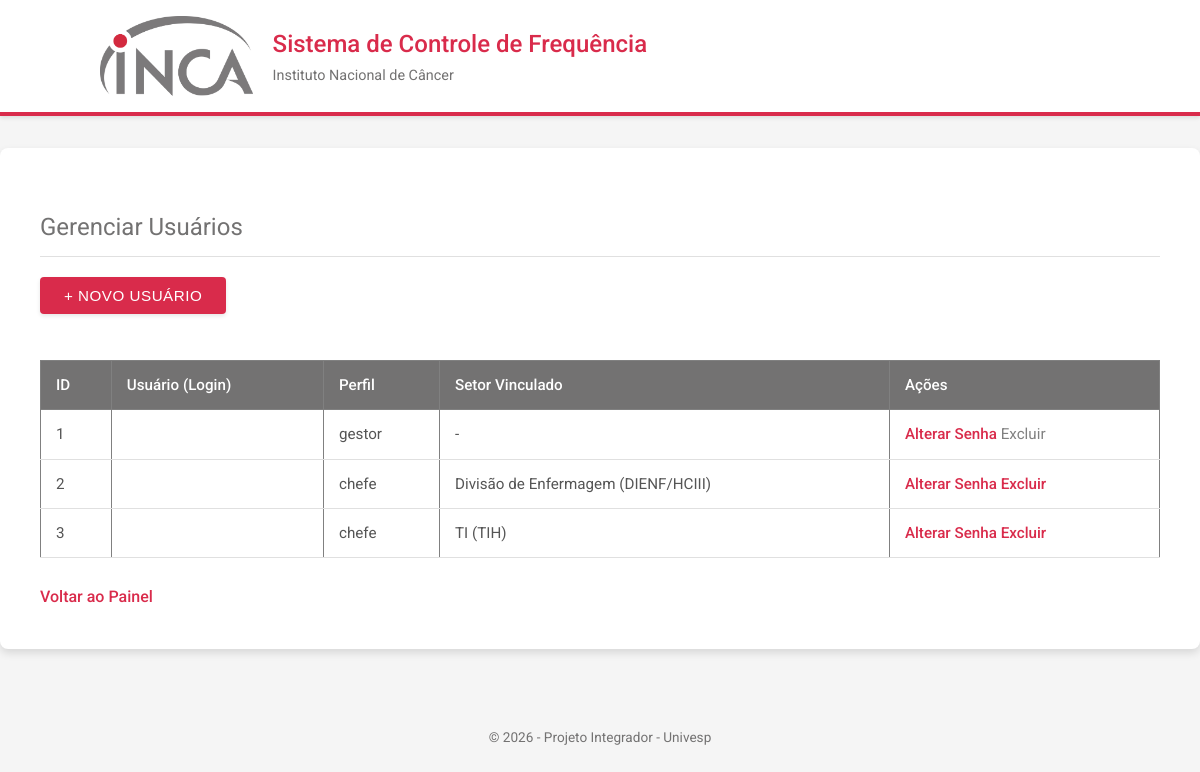
The app's page /usuarios (signed in) with its own data.
### app.py (models this page shows, shortened)
class Usuario(UserMixin,db.Model):
    id = db.Column(db.Integer, primary_key=True)
    nome_usuario = db.Column(db.String(80), unique=True, nullable=False)
    senha = db.Column(db.String(120), nullable=False) # Usar hash num projeto real
    perfil = db.Column(db.String(50), nullable=False) # Chefia ou Consolidador
    setor_id = db.Column(db.Integer, db.ForeignKey('setor.id'), nullable=True)
    setor_vinculado = db.relationship('Setor', backref='usuarios_gestores')

class Setor(db.Model):
    id = db.Column(db.Integer, primary_key=True)
    nome = db.Column(db.String(100), nullable=False)
    sigla = db.Column(db.String(50))
    chefia_nome = db.Column(db.String(100))
    chefia_matricula = db.Column(db.String(50))
    funcionarios = db.relationship('Funcionario', backref='setor', lazy=True)

### app.py (the view)
@app.route('/usuarios')
@login_required
def listar_usuarios():
    if current_user.perfil != 'gestor':
        flash('Acesso negado.')
        return redirect(url_for('dashboard'))
    lista = Usuario.query.all()
    return render_template('lista_usuarios.html', usuarios=lista)

### app.py (called while the page is built)
@login_manager.user_loader
def load_user(user_id):
    return Usuario.query.get(int(user_id))

### templates/lista_usuarios.html (shortened to what this page needs)
{% extends "base.html" %}
{% block content %}
    <h2>Gerenciar Usuários</h2>
    <a href="{{ url_for('novo_usuario') }}"><button>+ Novo Usuário</button></a>
    <br><br>
    <table border="1" style="width: 100%; border-collapse: collapse;">
        <thead>
            <tr style="background-color: #f2f2f2;">
                <th>ID</th>
                <th>Usuário (Login)</th>
                <th>Perfil</th>
                <th>Setor Vinculado</th>
                <th>Ações</th>
            </tr>
        </thead>
        <tbody>
            {% for u in usuarios %}
            <tr>
                <td>{{ u.id }}</td>
                <td>{{ u.nome_usuaroi }}</td>
                <td>{{ u.perfil }}</td>
                <td>
                    {% if u.setor_vinculado %}
                        {{ u.setor_vinculado.nome}} ({{ u.setor_vinculado.sigla }})
                    {% else %}
                        -
                    {% endif %}
                </td>
                <td>
                    <a href="{{ url_for('admin_alterar_senha', id=u.id) }}">Alterar Senha</a>
                    {% if u.id != current_user.id %}
                        <a href="{{ url_for('excluir_usuario', id=u.id) }}" onclick="return confirm ('Tem certeza que deseja excluir este usuário? A ação não pode ser desfeita.')">Excluir</a>
                    {% else %}
                        <span style="color: grey;">Excluir</span>
                    {% endif %}
                </td>
            </tr>
            {% endfor %}
        </tbody>
    </table>
    <br><a href="{{ url_for('dashboard') }}">Voltar ao Painel</a>
{% endblock %}

### templates/base.html (shortened to what this page needs)
<!DOCTYPE html>
<html lang="pt-br">
<head>
     <link rel="stylesheet" href="{{ url_for('static', filename='style.css')}}">
</head>
<body>
    <header>
        <div class="container header-content">
            <img src="{{ url_for('static', filename='logo_inca.jpg') }}" alt="Logo INCA" class="logo">
            <div class="header-titles">
                <h1>Sistema de Controle de Frequência</h1>
                <p>Instituto Nacional de Câncer</p>
            </div>
        </div>
    </header>
    <main>
         {% block content %}{% endblock %}
    </main>
    <footer>
        <p>&copy; 2026 - Projeto Integrador - Univesp</p>
    </footer>
</body>
</html>

### static/style.css (style rules this page uses)
:root { --primary-color: #D92B4B; --primary-hover: #b0233d; --secondary-color: #737272; --background-color: #f5f5f5; --card-bg: #ffffff; --text-color: #333333; --border-color: #e0e0e0; --shadow-sm: 0 2px 4px rgba(0,0,0,0.1); --shadow-md: 0 4px 8px rgba(0,0,0,0.12); }
body { font-family: 'Roboto', sans-serif; background-color: var(--background-color); color: var(--text-color); margin: 0; padding: 0; line-height: 1.6; }
.container { max-width: 1000px; margin: 0 auto; padding: 0 20px; }
header { background-color: var(--card-bg); border-bottom: 4px solid var(--primary-color); padding: 1rem 0; box-shadow: var(--shadow-sm); margin-bottom: 2rem; }
.header-content { display: flex; align-items: center; gap: 20px; }
.logo { height: 80px; width: auto; }
.header-titles h1 { margin: 0; font-size: 1.5rem; color: var(--primary-color); font-weight: 500; }
.header-titles p { margin: 0; color: var(--secondary-color); font-size: 0.9rem; font-weight: 400; }
main { background: var(--card-bg); padding: 2.5rem; border-radius: 8px; box-shadow: var(--shadow-md); min-height: 400px; }
h2 { color: var(--secondary-color); font-weight: 400; border-bottom: 1px solid var(--border-color); padding-bottom: 10px; margin-bottom: 20px; }
a { color: var(--primary-color); text-decoration: none; font-weight: 500; transition: color 0.2s; }
button { background-color: var(--primary-color); color: white; padding: 10px 24px; border: none; border-radius: 4px; font-size: 0.95rem; font-weight: 500; text-transform: uppercase; cursor: pointer; box-shadow: var(--shadow-sm); transition: background-color 0.2s, box-shadow 0.2s; letter-spacing: 0.5px; }
table { width: 100%; border-collapse: collapse; margin-top: 20px; font-size: 0.95rem; }
th { background-color: var(--secondary-color); color: white; padding: 12px 15px; text-align: left; font-weight: 500; }
td { padding: 12px 15px; border-bottom: 1px solid var(--border-color); color: #555; }
footer { text-align: center; padding: 2rem; color: var(--secondary-color); font-size: 0.85rem; margin-top: 2rem; }

### records on screen
Usuario: id "1", perfil "gestor", shows "Excluir"
Usuario: id "2", perfil "chefe", setor_vinculado.nome "Divisão de Enfermagem", setor_vinculado.sigla "DIENF/HCIII"
Usuario: id "3", perfil "chefe", setor_vinculado.nome "TI", setor_vinculado.sigla "TIH"
